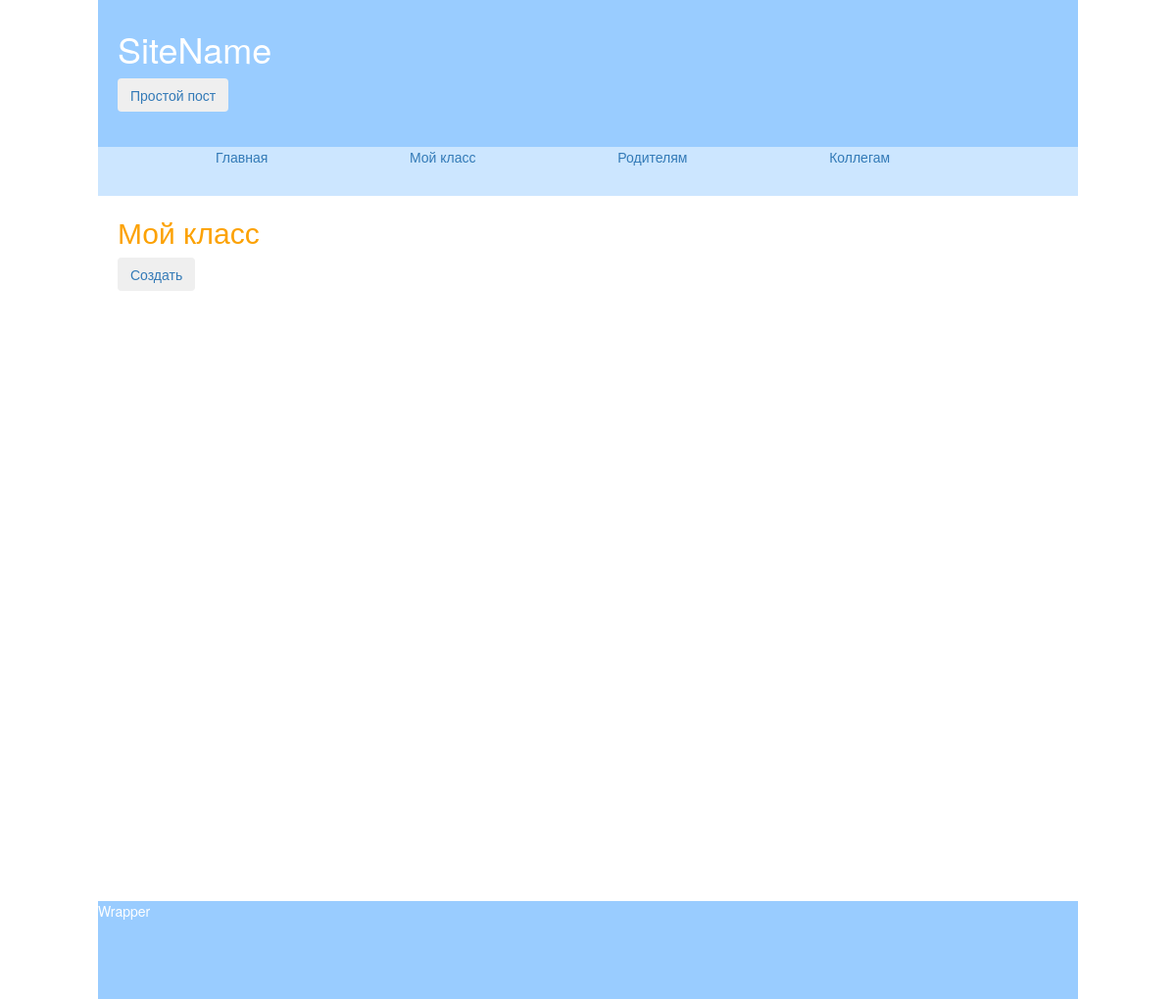
Page /wall/class/ on the earlier database version.
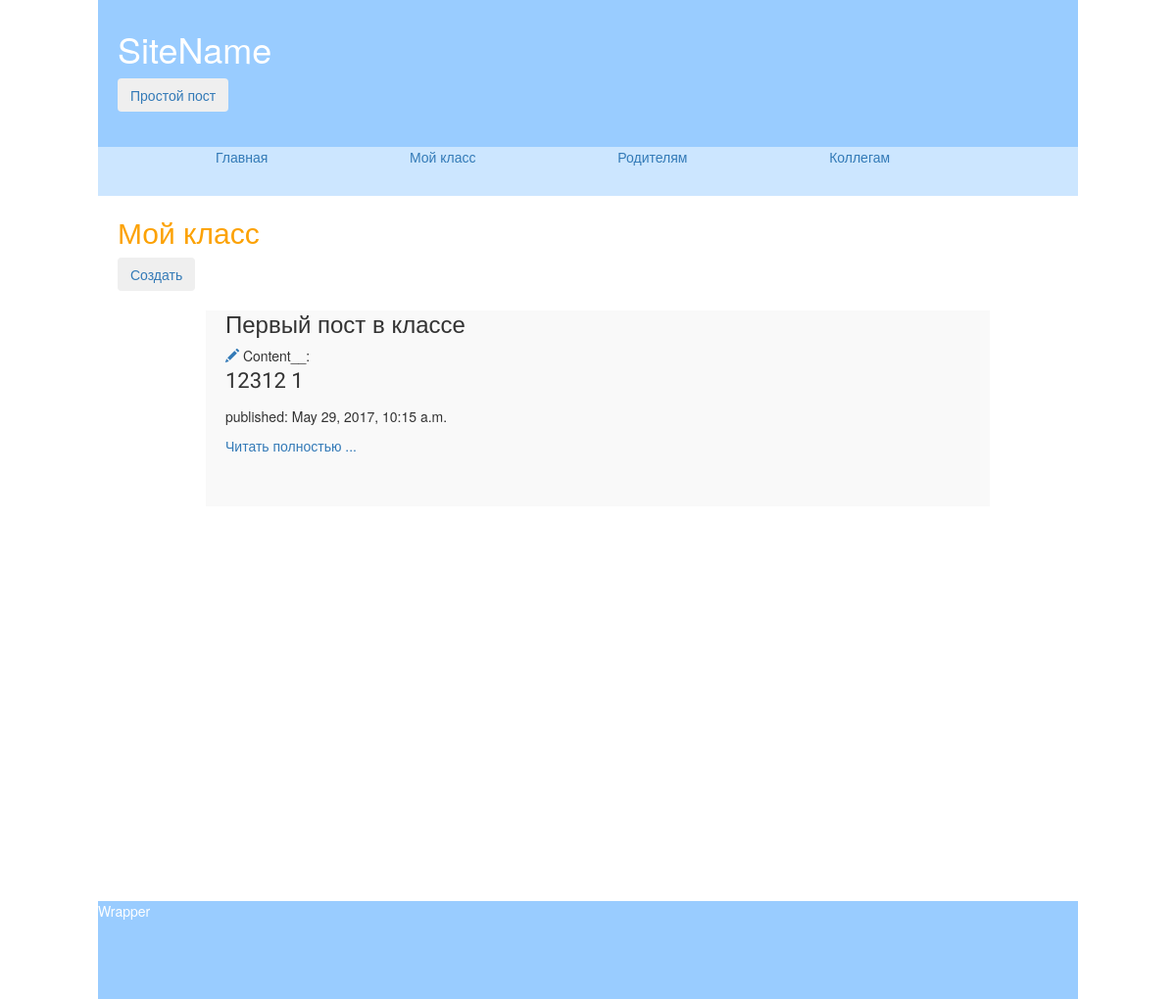
Same page on the later database version.
### wall/models.py (models this page shows, shortened)
class Classes(models.Model):
    caption = models.CharField(max_length=100)
    content = models.CharField(max_length=2000)
    pub_date = models.DateTimeField('date published')

### wall/views.py (the view)
def classes(request):
    post = Classes.objects.order_by('-pub_date')
    return render(request, 'wall/class.html', {'posts': post})

### wall/templates/wall/class.html
{% extends 'wall/base.html' %}
    {% block content %}
                <h2>  Мой класс </h2>
        <a href="{% url 'new_postClass' %}" class="top-menu"><button type="button" class="btn btn-secondary"> Создать </button></a>
        {% for post in posts %}
        <div class="post_full">
            <h3 class="caption_post"> {{post.caption}} </h3>
            <a href="/wall/post/edit/2/{{post.id}}" class="glyphicon glyphicon-pencil">  </a>
            Content__:  <p class="post_text">  {{post.content|truncatewords:80|safe }}
            </p>
            <p> published: {{post.pub_date}} </p>
            <a href="/wall/post/2/{{post.id}}" class="link_read">Читать полностью ... </a>
        </div>
        {% endfor %}
    {% endblock %}

Differences in the rows shown:
added Classes: caption "Первый пост в классе", content "12312 1", pub_date "May 29, 2017, 10:15 a.m."
